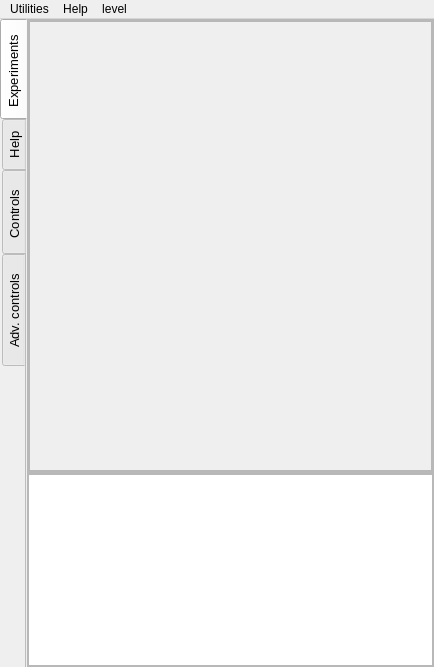
<?xml version="1.0" encoding="UTF-8"?>
<ui version="4.0">
 <class>MainWindow</class>
 <widget class="QMainWindow" name="MainWindow">
  <property name="geometry">
   <rect>
    <x>0</x>
    <y>0</y>
    <width>434</width>
    <height>667</height>
   </rect>
  </property>
  <property name="minimumSize">
   <size>
    <width>0</width>
    <height>0</height>
   </size>
  </property>
  <property name="maximumSize">
   <size>
    <width>16777215</width>
    <height>16777215</height>
   </size>
  </property>
  <property name="windowTitle">
   <string>SEELablet: Control Panel</string>
  </property>
  <property name="styleSheet">
   <string notr="true"/>
  </property>
  <widget class="QWidget" name="centralwidget">
   <property name="styleSheet">
    <string notr="true"/>
   </property>
   <layout class="QVBoxLayout" name="verticalLayout_2">
    <property name="spacing">
     <number>3</number>
    </property>
    <property name="margin">
     <number>0</number>
    </property>
    <item>
     <widget class="QTabWidget" name="tabWidget">
      <property name="font">
       <font>
        <pointsize>10</pointsize>
        <weight>50</weight>
        <bold>false</bold>
       </font>
      </property>
      <property name="tabPosition">
       <enum>QTabWidget::West</enum>
      </property>
      <property name="tabShape">
       <enum>QTabWidget::Rounded</enum>
      </property>
      <property name="currentIndex">
       <number>0</number>
      </property>
      <property name="elideMode">
       <enum>Qt::ElideNone</enum>
      </property>
      <property name="documentMode">
       <bool>true</bool>
      </property>
      <property name="movable">
       <bool>false</bool>
      </property>
      <widget class="QWidget" name="tab">
       <attribute name="title">
        <string>Experiments </string>
       </attribute>
       <attribute name="toolTip">
        <string>Icons for launching experiments</string>
       </attribute>
       <layout class="QVBoxLayout" name="verticalLayout" stretch="0,0">
        <property name="spacing">
         <number>0</number>
        </property>
        <property name="margin">
         <number>0</number>
        </property>
        <item>
         <widget class="QFrame" name="frame">
          <property name="sizePolicy">
           <sizepolicy hsizetype="Preferred" vsizetype="MinimumExpanding">
            <horstretch>0</horstretch>
            <verstretch>0</verstretch>
           </sizepolicy>
          </property>
          <property name="frameShape">
           <enum>QFrame::StyledPanel</enum>
          </property>
          <property name="frameShadow">
           <enum>QFrame::Raised</enum>
          </property>
          <layout class="QVBoxLayout" name="verticalLayout_4">
           <property name="spacing">
            <number>0</number>
           </property>
           <property name="margin">
            <number>0</number>
           </property>
           <item>
            <widget class="QScrollArea" name="scrollArea_4">
             <property name="sizePolicy">
              <sizepolicy hsizetype="MinimumExpanding" vsizetype="MinimumExpanding">
               <horstretch>0</horstretch>
               <verstretch>0</verstretch>
              </sizepolicy>
             </property>
             <property name="maximumSize">
              <size>
               <width>16777215</width>
               <height>16777215</height>
              </size>
             </property>
             <property name="styleSheet">
              <string notr="true"/>
             </property>
             <property name="widgetResizable">
              <bool>true</bool>
             </property>
             <property name="alignment">
              <set>Qt::AlignLeading|Qt::AlignLeft|Qt::AlignTop</set>
             </property>
             <widget class="QWidget" name="SCF1">
              <property name="geometry">
               <rect>
                <x>0</x>
                <y>0</y>
                <width>401</width>
                <height>444</height>
               </rect>
              </property>
              <property name="sizePolicy">
               <sizepolicy hsizetype="Preferred" vsizetype="MinimumExpanding">
                <horstretch>0</horstretch>
                <verstretch>0</verstretch>
               </sizepolicy>
              </property>
              <property name="styleSheet">
               <string notr="true"/>
              </property>
              <property name="class" stdset="0">
               <string>PeripheralCollectionInner</string>
              </property>
              <layout class="QGridLayout" name="gridLayout_5" columnstretch="1">
               <property name="margin">
                <number>0</number>
               </property>
               <property name="spacing">
                <number>0</number>
               </property>
               <item row="0" column="0">
                <widget class="QFrame" name="frame_5">
                 <property name="sizePolicy">
                  <sizepolicy hsizetype="Preferred" vsizetype="MinimumExpanding">
                   <horstretch>0</horstretch>
                   <verstretch>0</verstretch>
                  </sizepolicy>
                 </property>
                 <property name="frameShape">
                  <enum>QFrame::StyledPanel</enum>
                 </property>
                 <property name="frameShadow">
                  <enum>QFrame::Raised</enum>
                 </property>
                 <layout class="QGridLayout" name="gridLayout_7">
                  <property name="leftMargin">
                   <number>0</number>
                  </property>
                  <property name="topMargin">
                   <number>5</number>
                  </property>
                  <property name="rightMargin">
                   <number>0</number>
                  </property>
                  <property name="bottomMargin">
                   <number>0</number>
                  </property>
                  <property name="spacing">
                   <number>5</number>
                  </property>
                  <item row="0" column="0">
                   <layout class="QGridLayout" name="ExperimentLayout" columnstretch="0" columnminimumwidth="0">
                    <property name="margin">
                     <number>5</number>
                    </property>
                    <property name="spacing">
                     <number>7</number>
                    </property>
                   </layout>
                  </item>
                 </layout>
                </widget>
               </item>
              </layout>
             </widget>
            </widget>
           </item>
          </layout>
         </widget>
        </item>
        <item>
         <widget class="QFrame" name="frame_3">
          <property name="sizePolicy">
           <sizepolicy hsizetype="Preferred" vsizetype="Maximum">
            <horstretch>0</horstretch>
            <verstretch>0</verstretch>
           </sizepolicy>
          </property>
          <property name="frameShape">
           <enum>QFrame::StyledPanel</enum>
          </property>
          <property name="frameShadow">
           <enum>QFrame::Raised</enum>
          </property>
          <layout class="QVBoxLayout" name="verticalLayout_5">
           <property name="spacing">
            <number>0</number>
           </property>
           <property name="margin">
            <number>0</number>
           </property>
           <item>
            <widget class="QTextBrowser" name="hintText">
             <property name="sizePolicy">
              <sizepolicy hsizetype="Expanding" vsizetype="Maximum">
               <horstretch>0</horstretch>
               <verstretch>0</verstretch>
              </sizepolicy>
             </property>
             <property name="minimumSize">
              <size>
               <width>0</width>
               <height>30</height>
              </size>
             </property>
             <property name="maximumSize">
              <size>
               <width>16777215</width>
               <height>16777215</height>
              </size>
             </property>
             <property name="verticalScrollBarPolicy">
              <enum>Qt::ScrollBarAlwaysOff</enum>
             </property>
             <property name="horizontalScrollBarPolicy">
              <enum>Qt::ScrollBarAlwaysOff</enum>
             </property>
             <property name="html">
              <string>&lt;!DOCTYPE HTML PUBLIC &quot;-//W3C//DTD HTML 4.0//EN&quot; &quot;http://www.w3.org/TR/REC-html40/strict.dtd&quot;&gt;
&lt;html&gt;&lt;head&gt;&lt;meta name=&quot;qrichtext&quot; content=&quot;1&quot; /&gt;&lt;style type=&quot;text/css&quot;&gt;
p, li { white-space: pre-wrap; }
&lt;/style&gt;&lt;/head&gt;&lt;body style=&quot; font-family:'Ubuntu'; font-size:10pt; font-weight:400; font-style:normal;&quot;&gt;
&lt;p style=&quot;-qt-paragraph-type:empty; margin-top:0px; margin-bottom:0px; margin-left:0px; margin-right:0px; -qt-block-indent:0; text-indent:0px; font-size:11pt;&quot;&gt;&lt;br /&gt;&lt;/p&gt;&lt;/body&gt;&lt;/html&gt;</string>
             </property>
             <property name="textInteractionFlags">
              <set>Qt::LinksAccessibleByKeyboard|Qt::LinksAccessibleByMouse</set>
             </property>
            </widget>
           </item>
          </layout>
         </widget>
        </item>
       </layout>
      </widget>
      <widget class="QWidget" name="tab_2">
       <attribute name="title">
        <string>Help</string>
       </attribute>
       <attribute name="toolTip">
        <string>Help window: This tab will automatically load the helpfile relevant to the last experiment you launched</string>
       </attribute>
       <layout class="QVBoxLayout" name="helpLayout">
        <property name="spacing">
         <number>0</number>
        </property>
        <property name="margin">
         <number>0</number>
        </property>
       </layout>
      </widget>
      <widget class="QWidget" name="tab_3">
       <attribute name="title">
        <string> Controls  </string>
       </attribute>
       <attribute name="toolTip">
        <string>Various knobs for setting the outputs such as power supplies and waveform generators. Also contains meters for voltage, frequency, and capacitance</string>
       </attribute>
       <layout class="QVBoxLayout" name="verticalLayout_3">
        <property name="spacing">
         <number>0</number>
        </property>
        <property name="margin">
         <number>0</number>
        </property>
        <item>
         <widget class="QScrollArea" name="scrollArea_5">
          <property name="sizePolicy">
           <sizepolicy hsizetype="Preferred" vsizetype="Expanding">
            <horstretch>0</horstretch>
            <verstretch>0</verstretch>
           </sizepolicy>
          </property>
          <property name="minimumSize">
           <size>
            <width>400</width>
            <height>0</height>
           </size>
          </property>
          <property name="maximumSize">
           <size>
            <width>16777215</width>
            <height>16777215</height>
           </size>
          </property>
          <property name="styleSheet">
           <string notr="true"/>
          </property>
          <property name="widgetResizable">
           <bool>true</bool>
          </property>
          <property name="alignment">
           <set>Qt::AlignLeading|Qt::AlignLeft|Qt::AlignVCenter</set>
          </property>
          <widget class="QWidget" name="SCF2">
           <property name="geometry">
            <rect>
             <x>0</x>
             <y>0</y>
             <width>403</width>
             <height>612</height>
            </rect>
           </property>
           <property name="styleSheet">
            <string notr="true"/>
           </property>
           <property name="class" stdset="0">
            <string>PeripheralCollectionInner</string>
           </property>
           <layout class="QGridLayout" name="gridLayout_6">
            <property name="margin">
             <number>0</number>
            </property>
            <property name="spacing">
             <number>0</number>
            </property>
            <item row="0" column="0">
             <widget class="QFrame" name="frame_6">
              <property name="frameShape">
               <enum>QFrame::StyledPanel</enum>
              </property>
              <property name="frameShadow">
               <enum>QFrame::Raised</enum>
              </property>
              <layout class="QGridLayout" name="gridLayout_8">
               <property name="leftMargin">
                <number>0</number>
               </property>
               <property name="topMargin">
                <number>5</number>
               </property>
               <property name="rightMargin">
                <number>0</number>
               </property>
               <property name="bottomMargin">
                <number>0</number>
               </property>
               <property name="spacing">
                <number>5</number>
               </property>
               <item row="0" column="0">
                <layout class="QGridLayout" name="WidgetLayout">
                 <property name="margin">
                  <number>5</number>
                 </property>
                 <property name="spacing">
                  <number>7</number>
                 </property>
                </layout>
               </item>
              </layout>
             </widget>
            </item>
           </layout>
          </widget>
         </widget>
        </item>
        <item>
         <widget class="QFrame" name="frame_2">
          <property name="sizePolicy">
           <sizepolicy hsizetype="Preferred" vsizetype="Maximum">
            <horstretch>0</horstretch>
            <verstretch>0</verstretch>
           </sizepolicy>
          </property>
          <property name="minimumSize">
           <size>
            <width>0</width>
            <height>0</height>
           </size>
          </property>
          <property name="maximumSize">
           <size>
            <width>16777215</width>
            <height>16777215</height>
           </size>
          </property>
          <property name="frameShape">
           <enum>QFrame::StyledPanel</enum>
          </property>
          <property name="frameShadow">
           <enum>QFrame::Raised</enum>
          </property>
          <layout class="QHBoxLayout" name="horizontalLayout">
           <property name="margin">
            <number>0</number>
           </property>
           <item>
            <widget class="QPushButton" name="pushButton">
             <property name="minimumSize">
              <size>
               <width>94</width>
               <height>0</height>
              </size>
             </property>
             <property name="maximumSize">
              <size>
               <width>50</width>
               <height>25</height>
              </size>
             </property>
             <property name="text">
              <string>SET</string>
             </property>
            </widget>
           </item>
           <item>
            <widget class="QComboBox" name="deviceCombo"/>
           </item>
          </layout>
         </widget>
        </item>
       </layout>
      </widget>
      <widget class="QWidget" name="tab_4">
       <attribute name="title">
        <string>  Adv. controls  </string>
       </attribute>
       <attribute name="toolTip">
        <string>Advanced control inputs for configuring the waveform generators and power supplies</string>
       </attribute>
       <layout class="QVBoxLayout" name="advancedControlsLayout">
        <property name="margin">
         <number>3</number>
        </property>
       </layout>
      </widget>
     </widget>
    </item>
   </layout>
  </widget>
  <widget class="QMenuBar" name="menubar">
   <property name="geometry">
    <rect>
     <x>0</x>
     <y>0</y>
     <width>434</width>
     <height>25</height>
    </rect>
   </property>
   <widget class="QMenu" name="menuUtilities">
    <property name="title">
     <string>Utilities</string>
    </property>
    <widget class="QMenu" name="menuColor_scheme">
     <property name="title">
      <string>color scheme</string>
     </property>
     <addaction name="actionWhite"/>
     <addaction name="actionBlack"/>
    </widget>
    <widget class="QMenu" name="menuRemote_server">
     <property name="title">
      <string>remote server</string>
     </property>
     <addaction name="actionStart"/>
     <addaction name="actionStop"/>
    </widget>
    <addaction name="actionReset_Device"/>
    <addaction name="actionAbout_device"/>
    <addaction name="menuColor_scheme"/>
    <addaction name="menuRemote_server"/>
   </widget>
   <widget class="QMenu" name="menuHelp">
    <property name="title">
     <string>Help</string>
    </property>
   </widget>
   <widget class="QMenu" name="menuLevel">
    <property name="title">
     <string>level</string>
    </property>
    <addaction name="actionBasic"/>
    <addaction name="actionAdvanced"/>
   </widget>
   <addaction name="menuUtilities"/>
   <addaction name="menuHelp"/>
   <addaction name="menuLevel"/>
  </widget>
  <action name="actionIPython_Console">
   <property name="text">
    <string>iPython Console</string>
   </property>
  </action>
  <action name="actionIPython">
   <property name="text">
    <string>iPython Console</string>
   </property>
  </action>
  <action name="actionReset_Device">
   <property name="text">
    <string>Reset Device</string>
   </property>
  </action>
  <action name="actionAbout_device">
   <property name="text">
    <string>about device</string>
   </property>
  </action>
  <action name="actionWhite">
   <property name="text">
    <string>white</string>
   </property>
  </action>
  <action name="actionBlack">
   <property name="text">
    <string>black</string>
   </property>
  </action>
  <action name="actionBasic">
   <property name="text">
    <string>Basic</string>
   </property>
  </action>
  <action name="actionAdvanced">
   <property name="text">
    <string>Advanced</string>
   </property>
  </action>
  <action name="actionStart">
   <property name="text">
    <string>start</string>
   </property>
  </action>
  <action name="actionStop">
   <property name="text">
    <string>stop</string>
   </property>
  </action>
 </widget>
 <resources/>
 <connections>
  <connection>
   <sender>actionIPython_Console</sender>
   <signal>triggered()</signal>
   <receiver>MainWindow</receiver>
   <slot>addConsole()</slot>
   <hints>
    <hint type="sourcelabel">
     <x>-1</x>
     <y>-1</y>
    </hint>
    <hint type="destinationlabel">
     <x>349</x>
     <y>282</y>
    </hint>
   </hints>
  </connection>
  <connection>
   <sender>actionIPython</sender>
   <signal>triggered()</signal>
   <receiver>MainWindow</receiver>
   <slot>ipythonHelp()</slot>
   <hints>
    <hint type="sourcelabel">
     <x>-1</x>
     <y>-1</y>
    </hint>
    <hint type="destinationlabel">
     <x>349</x>
     <y>282</y>
    </hint>
   </hints>
  </connection>
  <connection>
   <sender>actionReset_Device</sender>
   <signal>triggered()</signal>
   <receiver>MainWindow</receiver>
   <slot>resetDevice()</slot>
   <hints>
    <hint type="sourcelabel">
     <x>-1</x>
     <y>-1</y>
    </hint>
    <hint type="destinationlabel">
     <x>349</x>
     <y>282</y>
    </hint>
   </hints>
  </connection>
  <connection>
   <sender>pushButton</sender>
   <signal>clicked()</signal>
   <receiver>MainWindow</receiver>
   <slot>selectDevice()</slot>
   <hints>
    <hint type="sourcelabel">
     <x>123</x>
     <y>664</y>
    </hint>
    <hint type="destinationlabel">
     <x>294</x>
     <y>328</y>
    </hint>
   </hints>
  </connection>
  <connection>
   <sender>actionAbout_device</sender>
   <signal>triggered()</signal>
   <receiver>MainWindow</receiver>
   <slot>launchAboutDevice()</slot>
   <hints>
    <hint type="sourcelabel">
     <x>-1</x>
     <y>-1</y>
    </hint>
    <hint type="destinationlabel">
     <x>216</x>
     <y>333</y>
    </hint>
   </hints>
  </connection>
  <connection>
   <sender>actionWhite</sender>
   <signal>triggered()</signal>
   <receiver>MainWindow</receiver>
   <slot>setColorSchemeWhite()</slot>
   <hints>
    <hint type="sourcelabel">
     <x>-1</x>
     <y>-1</y>
    </hint>
    <hint type="destinationlabel">
     <x>216</x>
     <y>333</y>
    </hint>
   </hints>
  </connection>
  <connection>
   <sender>actionBlack</sender>
   <signal>triggered()</signal>
   <receiver>MainWindow</receiver>
   <slot>setColorSchemeBlack()</slot>
   <hints>
    <hint type="sourcelabel">
     <x>-1</x>
     <y>-1</y>
    </hint>
    <hint type="destinationlabel">
     <x>216</x>
     <y>333</y>
    </hint>
   </hints>
  </connection>
  <connection>
   <sender>actionBasic</sender>
   <signal>triggered()</signal>
   <receiver>MainWindow</receiver>
   <slot>loadBasicExperiments()</slot>
   <hints>
    <hint type="sourcelabel">
     <x>-1</x>
     <y>-1</y>
    </hint>
    <hint type="destinationlabel">
     <x>216</x>
     <y>333</y>
    </hint>
   </hints>
  </connection>
  <connection>
   <sender>actionAdvanced</sender>
   <signal>triggered()</signal>
   <receiver>MainWindow</receiver>
   <slot>loadAdvancedExperiments()</slot>
   <hints>
    <hint type="sourcelabel">
     <x>-1</x>
     <y>-1</y>
    </hint>
    <hint type="destinationlabel">
     <x>216</x>
     <y>333</y>
    </hint>
   </hints>
  </connection>
  <connection>
   <sender>actionStart</sender>
   <signal>triggered()</signal>
   <receiver>MainWindow</receiver>
   <slot>startRemoteServer()</slot>
   <hints>
    <hint type="sourcelabel">
     <x>-1</x>
     <y>-1</y>
    </hint>
    <hint type="destinationlabel">
     <x>216</x>
     <y>333</y>
    </hint>
   </hints>
  </connection>
 </connections>
 <slots>
  <slot>run_exp()</slot>
  <slot>selectDevice()</slot>
  <slot>addConsole()</slot>
  <slot>ipythonHelp()</slot>
  <slot>resetDevice()</slot>
  <slot>toggleHelp()</slot>
  <slot>setPV1(double)</slot>
  <slot>setPV2(double)</slot>
  <slot>setPV3(double)</slot>
  <slot>setPCS(double)</slot>
  <slot>setSINE1(double)</slot>
  <slot>setSINE2(double)</slot>
  <slot>setSQRS()</slot>
  <slot>setSinePhase()</slot>
  <slot>loadSineTable()</slot>
  <slot>launchAboutDevice()</slot>
  <slot>setColorSchemeWhite()</slot>
  <slot>setColorSchemeBlack()</slot>
  <slot>loadBasicExperiments()</slot>
  <slot>loadAdvancedExperiments()</slot>
  <slot>startRemoteServer()</slot>
 </slots>
</ui>
